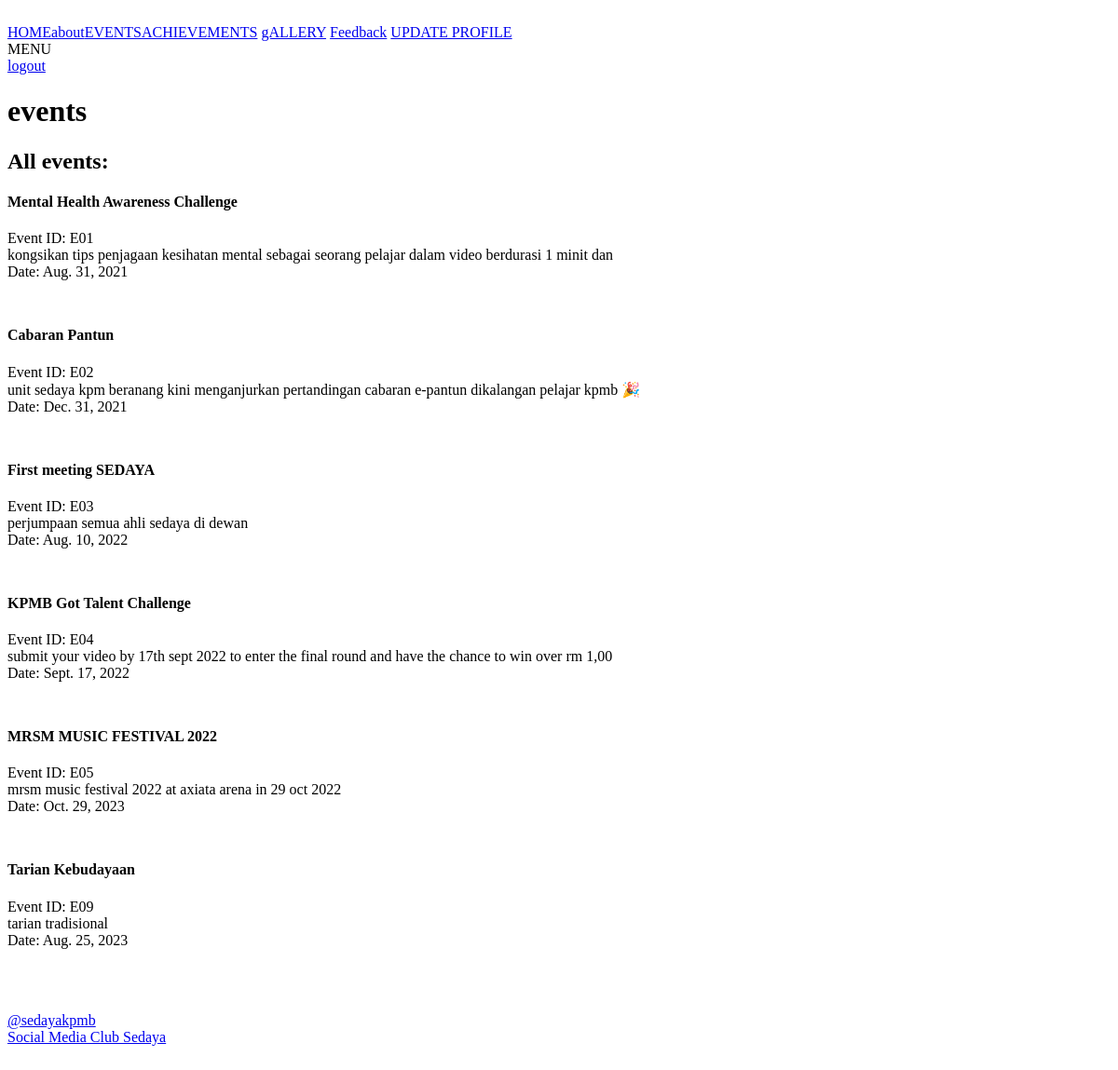
The page /viewevents/ (signed in) on the database its author committed.
### homepage/models.py (models this page shows)
class Events(models.Model):
    eventsID = models.CharField(max_length=100 , primary_key=True)
    eventsName = models.TextField(max_length=100)
    eventsDesc = models.CharField(max_length=100)
    eventsDate = models.DateField()

### homepage/views.py (the view)
# urls.py: path("viewevents/", views.viewevents, name="viewevents"),
def viewevents(request):
    events = Events.objects.all()
    return render(request, 'viewevents.html', {'events': events})

### homepage/templates/viewevents.html (shortened to what this page needs)
<!DOCTYPE html>
<html data-wf-domain="mcrs-sedaya.webflow.io" data-wf-page="64ad3953e38ed7d405eebba0" data-wf-site="64ad3953e38ed7d405eebb38">
   <head>
      <link href="https://uploads-ssl.webflow.com/64ad3953e38ed7d405eebb38/css/mcrs-sedaya.webflow.3aa4acca1.css" rel="stylesheet" type="text/css"/>
   </head>
   <body class="subpage-background">
      <div data-collapse="medium" data-animation="default" data-duration="400" data-easing="ease" data-easing2="ease" role="banner" class="nav-bar w-nav">
         <div class="container w-container">
            <nav role="navigation" class="nav-menu w-nav-menu"><a href="{% url 'userhomepage' %}" class="nav-link w-nav-link">HOME</a><a href="{% url 'about' %}" class="nav-link w-nav-link">about</a><a href="{% url 'viewevents' %}" class="nav-link w-nav-link">EVENTS</a><a href="{% url 'viewach' %}" class="nav-link w-nav-link">ACHIEVEMENTS</a>
               <a href="{% url 'viewachievements' %}" class="nav-link w-nav-link">gALLERY</a>
               {% if user.role == "member" %}
               <a href="{% url 'feedback' %}" class="nav-link w-nav-link">Feedback</a>
               <a href="{% url 'updatemember' user.id  %}" class="nav-link w-nav-link">UPDATE PROFILE</a>
               {% else %}
               <a href="{% url 'membership' %}" class="nav-link w-nav-link">JOIN MEMBERSHIP</a>
               {% endif %}
            <div class="menu-button w-clearfix w-nav-button">
               <div class="menu-text">MENU</div>
            </div>
         </div>
         <a href="{% url 'loginpage' %}" class="nav-link w-nav-link">logout</a>
      </div>
      <div class="content-wrapper w-container">
         <h1 class="page-title">events</h1>
      </div>
      <div class="section wf-section">
         <div class="album-columns w-row">
            <div class="column w-col w-col-11">
                <h2 class="album-heading">All events:</h2>
                <div class="album-list w-dyn-list">
                  <div role="list" class="w-dyn-items">
                    {% for event in events %}
                    <div role="listitem" class="song-list-item w-dyn-item">
                      <h4 class="song-title">{{ event.eventsName }}</h4>
                      <div class="small-grey-text">Event ID: {{ event.eventsID }}</div>
                      <div class="small-grey-text" style="text-transform: lowercase;">{{ event.eventsDesc }}</div>
                      <div class="small-grey-text">Date: {{ event.eventsDate }}</div>
                    </div>
                    {% endfor %}
                  </div>
                </div>
                  </div>
               </div>
            </div>
      <div class="footer wf-section">
         <div class="w-container">
            <a href="https://www.instagram.com/sedayakpmb/" class="footer-link w-inline-block">
               <div class="footer-text">@sedayakpmb</div>
            </a>
            <a href="https://www.instagram.com/sedayakpmb/">
               <div class="footer-text" a href="https://www.instagram.com/sedayakpmb/">Social Media Club Sedaya</div>
            </a>
         </div>
      </div>
   </body>
</html>

### homepage/templates/viewevents.html (style rules this page uses)
.song-list-item { margin-bottom: 50px; }
.song-list-item::after { content: ""; display: block; position: absolute; left: 0; bottom: 0; width: 100%; height: 1px; background-color: black; pointer-events: none; }
.song-list-item::after { content: ""; display: block; position: absolute; left: 0; bottom: -20px; width: 100%; height: 20px; background-color: transparent; pointer-events: none; }

### rows shown on the page
Events: eventsName "Mental Health Awareness Challenge", eventsID "E01", eventsDesc "kongsikan tips penjagaan kesihatan mental sebagai seorang pelajar dalam video berdurasi 1 minit dan", eventsDate "Aug. 31, 2021"
Events: eventsName "Cabaran Pantun", eventsID "E02", eventsDesc "unit sedaya kpm beranang kini menganjurkan pertandingan cabaran e-pantun dikalangan pelajar kpmb 🎉", eventsDate "Dec. 31, 2021"
Events: eventsName "First meeting SEDAYA", eventsID "E03", eventsDesc "perjumpaan semua ahli sedaya di dewan", eventsDate "Aug. 10, 2022"
Events: eventsName "KPMB Got Talent Challenge", eventsID "E04", eventsDesc "submit your video by 17th sept 2022 to enter the final round and have the chance to win over rm 1,00", eventsDate "Sept. 17, 2022"
Events: eventsName "MRSM MUSIC FESTIVAL 2022", eventsID "E05", eventsDesc "mrsm music festival 2022 at axiata arena in 29 oct 2022", eventsDate "Oct. 29, 2023"
Events: eventsName "Tarian Kebudayaan", eventsID "E09", eventsDesc "tarian tradisional", eventsDate "Aug. 25, 2023"
